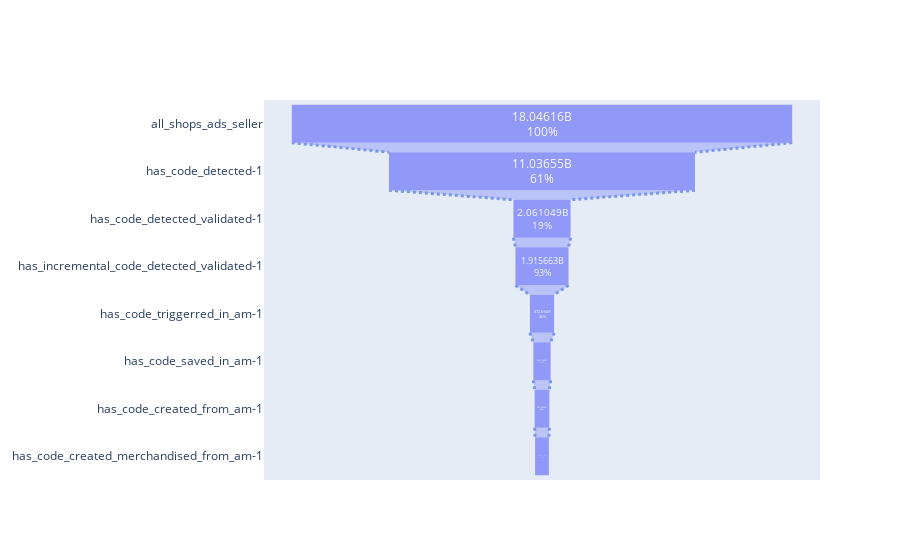

Notebook code cell kept with this figure:
### Code cell
fig = go.Figure(go.Funnel(
    y = funnel_layers,
    x = funnel_layer_values,
    textposition = "inside",
    textinfo = "value+percent previous",
    opacity = 0.65, 
    # marker = {
    #     "color": ["deepskyblue", "lightsalmon", "tan", "teal", "silver"],
    #     "line": {"width": [4, 2, 2, 3, 1, 1], "color": ["wheat", "wheat", "blue", "wheat", "wheat"]}
    # },
    connector = {"line": {"color": "royalblue", "dash": "dot", "width": 3}})
    )

fig.show()

### Figure 1 — Plotly figure (JSON) as saved in the notebook; plotly's stock layout.template omitted (floating-point values rounded to 4 significant figures)
{"data": [{"connector": {"line": {"color": "royalblue", "dash": "dot", "width": 3}}, "opacity": 0.65, "textinfo": "value+percent previous", "textposition": "inside", "type": "funnel", "x": [18050000000.0, 11040000000.0, 2061000000.0, 1916000000.0, 872600000.0, 623716528, 528482430, 496621382], "y": ["all_shops_ads_seller", "has_code_detected-1", "has_code_detected_validated-1", "has_incremental_code_detected_validated-1", "has_code_triggerred_in_am-1", "has_code_saved_in_am-1", "has_code_created_from_am-1", "has_code_created_merchandised_from_am-1"]}], "layout": {"autosize": true, "xaxis": {"autorange": true, "range": [-10030000000.0, 10030000000.0], "type": "linear"}, "yaxis": {"autorange": true, "range": [7.5, -0.5], "type": "category"}}}
